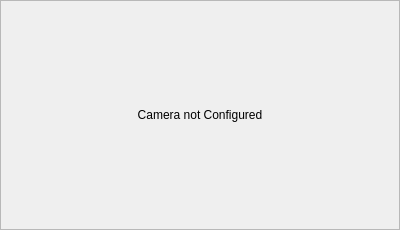
<?xml version="1.0" encoding="UTF-8"?>
<ui version="4.0">
 <class>CameraWidget</class>
 <widget class="QDockWidget" name="CameraWidget">
  <property name="geometry">
   <rect>
    <x>0</x>
    <y>0</y>
    <width>400</width>
    <height>230</height>
   </rect>
  </property>
  <property name="features">
   <set>QDockWidget::DockWidgetFloatable|QDockWidget::DockWidgetMovable</set>
  </property>
  <property name="allowedAreas">
   <set>Qt::AllDockWidgetAreas</set>
  </property>
  <property name="windowTitle">
   <string>DockWidget</string>
  </property>
  <widget class="QWidget" name="dockWidgetContents">
   <layout class="QVBoxLayout" name="verticalLayout">
    <property name="spacing">
     <number>0</number>
    </property>
    <property name="leftMargin">
     <number>0</number>
    </property>
    <property name="topMargin">
     <number>0</number>
    </property>
    <property name="rightMargin">
     <number>0</number>
    </property>
    <property name="bottomMargin">
     <number>0</number>
    </property>
    <item>
     <widget class="QFrame" name="frm_content">
      <property name="frameShape">
       <enum>QFrame::StyledPanel</enum>
      </property>
      <property name="frameShadow">
       <enum>QFrame::Raised</enum>
      </property>
      <layout class="QVBoxLayout" name="verticalLayout_2">
       <item>
        <widget class="QLabel" name="label">
         <property name="text">
          <string>Camera not Configured</string>
         </property>
         <property name="textFormat">
          <enum>Qt::RichText</enum>
         </property>
         <property name="alignment">
          <set>Qt::AlignCenter</set>
         </property>
        </widget>
       </item>
      </layout>
     </widget>
    </item>
   </layout>
  </widget>
 </widget>
 <resources/>
 <connections/>
</ui>
